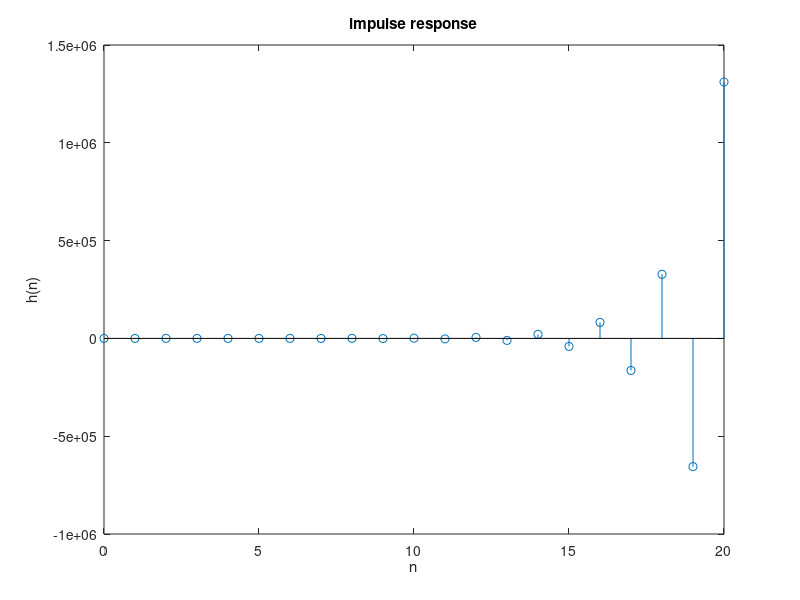
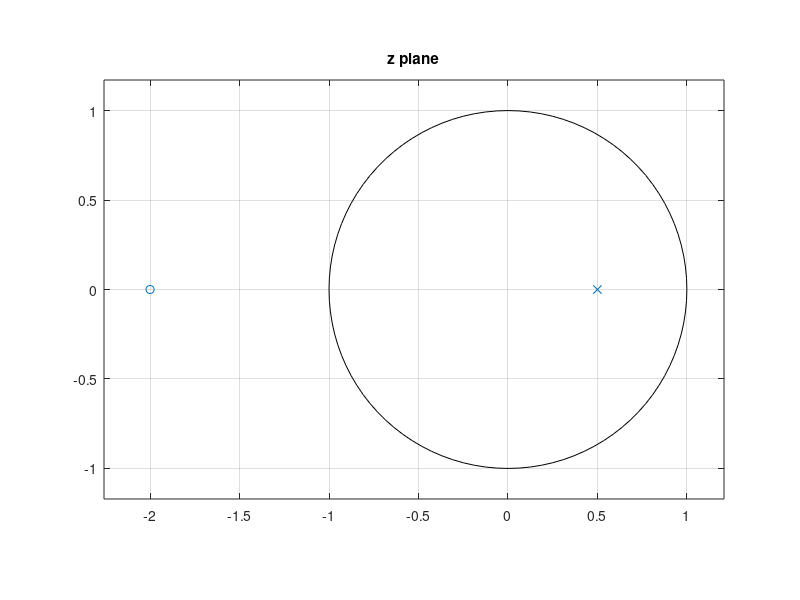
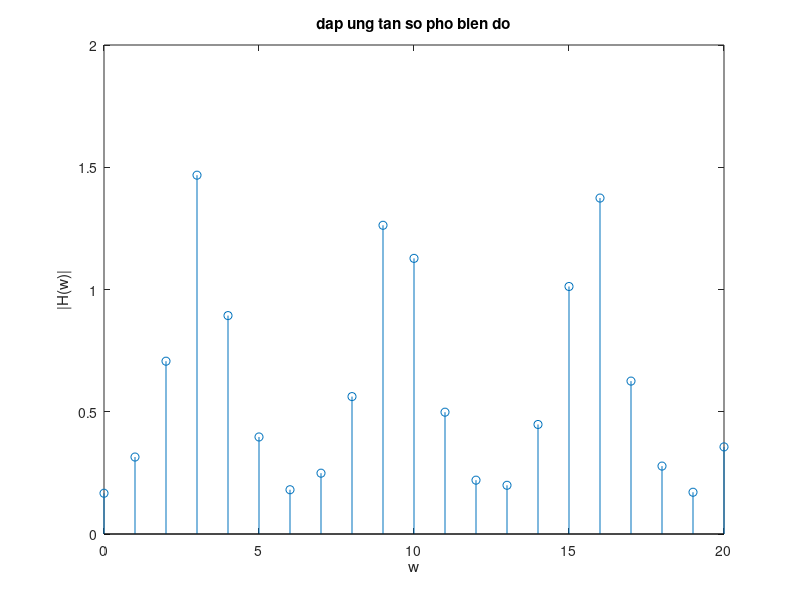

Here is the MATLAB script that generated these plots, in order: (Note: this script raises an error after producing the figures.)
%% Hz = z + 2 / z - 0.5
% ve dap ung xung
A = [1 2];
B = [1 -0.5];
[h n] = impz(B, A);
figure(1);
stem(n, h);
xlabel('n');
ylabel('h(n)');
title('impulse response');

% ve diem khong diem cuc
figure(2);
zplane(A, B);
title('z plane');

% xac dinh tan so va pho bien do
[H W] = freqz(B, A, n);
figure(3);
stem(W, abs(H));
title('dap ung tan so pho bien do');
xlabel('w');
ylabel(['|H(w)|']);

% truyen dau vao, tinh dap ung ht x(n) = 2*0.9^n*u(n)
x1 = 2*(0.9.^n).*step_sig(0,n(1), n(length(n)));
y1 = filter(B, A, x1);
figure(4);
stem(n, y1);
title('output x1');
